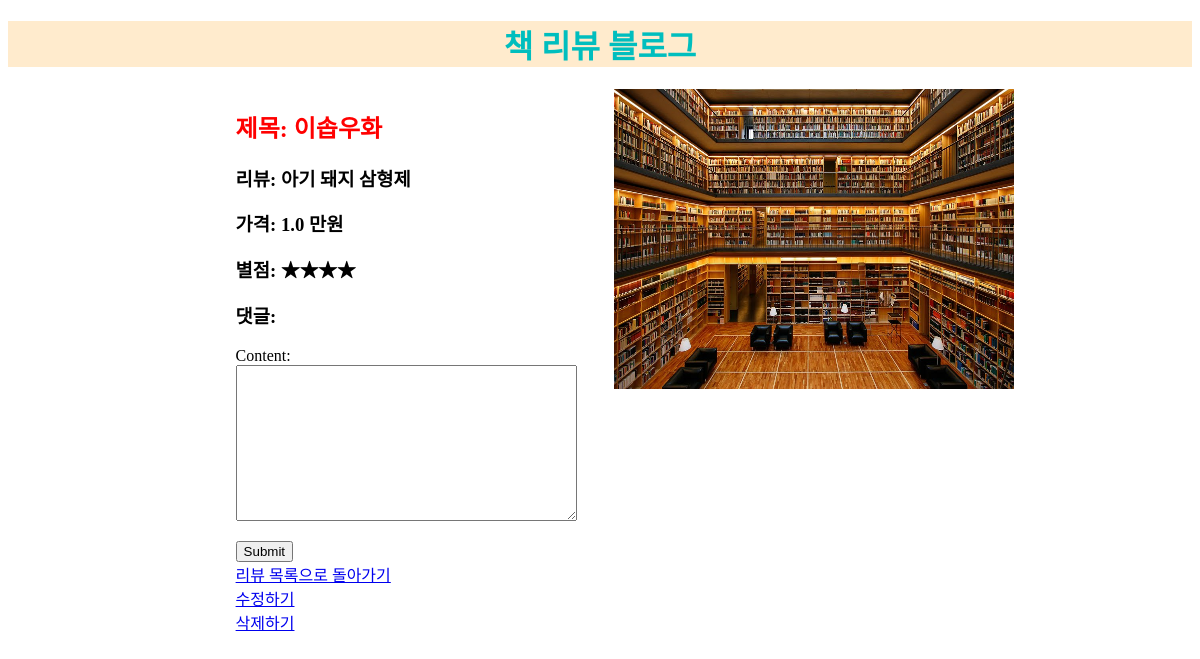
Page /detail/5/ on the committed database.
### blog/models.py (models this page shows, shortened)
class Post(models.Model):
    title = models.CharField(max_length=200)
    review = models.TextField()
    price = models.FloatField()
    one = '★'
    two = '★★'
    three = '★★★'
    four = '★★★★'
    five = '★★★★★'
    score_choices = (
        (one, '★'),
        (two, '★★'),
        (three, '★★★'),
        (four, '★★★★'),
        (five, '★★★★★')
    )
    starScore = models.CharField(
        max_length = 5,
        choices = score_choices,
        default = one
        )

### blog/views.py (the view)
# urls.py: path('detail/<int:post_pk>/', views.detail, name='detail'),
def detail(request, post_pk):
    post = Post.objects.get(pk=post_pk)
    if request.method == 'POST':
        form = CommentForm(request.POST)
        comment = form.save(commit=False)
        comment.post = post
        comment.save()
        return redirect('detail', post.pk)
    else:
        form = CommentForm()
        return render(request, 'detail.html', { 'post':post, 'form':form })

### blog/forms.py
class CommentForm(forms.ModelForm):
    class Meta:
        model = Comment
        fields = ('content',)

### blog/templates/detail.html (shortened to what this page needs)
<!DOCTYPE html>
<html lang="en">
<head>
</head>
{% extends "home.html" %}
    {% block content %}
    <div class="box">
        <div class="content-box">
            <h2 style="color:red;">제목: {{ post.title }}</h2>
            <h3>리뷰: {{ post.review }}</h3>
            <h3>가격: {{ post.price }} 만원</h3>
            <h3>별점: {{ post.starScore }}</h3>
            <h3>댓글: </h3>
            <form method="POST">{% csrf_token %}
                {{ form.as_p }}
                <input type='submit' />
            </form>
            <a href="{% url 'home' %}">리뷰 목록으로 돌아가기</a><br>
            <a href="{% url 'edit' post.pk %}">수정하기</a><br>
            <a href="{% url 'delete' post.pk %}">삭제하기</a>
        </div>
    {% endblock %}

### static/home.css (style rules this page uses)
.box { height: 600px; display: flex; justify-content: space-between; flex-direction: row; margin: 0 15%; }
.content-box { height: 300px; width: 400px; padding-left: 50px; }

### rows in the picture
Post: title "이솝우화", review "아기 돼지 삼형제", price "1.0", starScore "★★★★"
